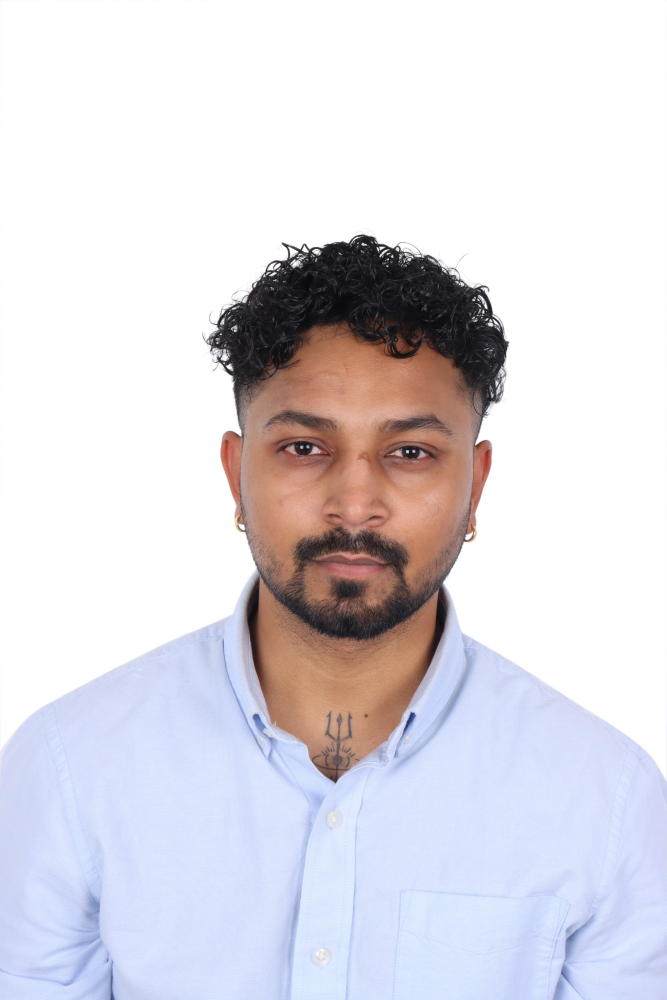
#> input picture site/assets-src/portrait-curly.jpg, 1333 x 2000 px (shown at 1/2 size)
$ python make-portrait.py
#> lines starting #> are read from the running program, lines starting #| are printed output that depends on the picture; after the words box and inside, x2 and y2 are one past the last pixel; in counts of white or black regions, pixels touching at a corner belong together
"""Turn the portrait into a sculpted particle relief. Run from site/:
  python3 scripts/make-portrait.py

Reads assets-src/portrait-curly.jpg, shot on plain white, and its depth mask. Levels the eyes, puts
the head on the centre line and frames head and shoulders for the hero. Every dot sits on the
surface the mask describes and keeps the direction that surface faces, so light can fall across
the face in the shader. Writes public/hero/portrait.bin (Uint16 u, v, z, luma per point, then Int8
nx, ny per point) and stills for Calm mode, no-JS and no-WebGL. The full photo never ships.
"""
from pathlib import Path

import numpy as np
from PIL import Image, ImageDraw, ImageFilter
from scipy import ndimage

ROOT = Path(__file__).resolve().parent.parent
SOURCE = 'assets-src/portrait-curly.jpg'
DEPTH = 'assets-src/portrait-depth.png'  # from scripts/make-depth.py
POINTS = 46000
RELIEF = 310  # px between the back of the head and the tip of the nose
CREASE = 44  # px of height the photo adds in the hair; the face gets none, it's structure only
FORM = 6  # px of blur on the depth mask: the planes of the head stay, the wrinkles go
DOME = 260  # px the surface rises from the outline to the middle of the head: a smooth round form, as Daniel's is
CHEST = 170  # px
DOME_REACH = 340  # px in from the outline that rise takes; past half the face's width, so there's no flat plate in front
EDGE_SOFT = 40  # px of blur on the distance to the outline, so the ears and hair don't step the form
FEATURES_DEPTH = 0.12  # the share of the mask's depth the face keeps: a trace of nose and brow. More and the eyes read as holes in a mask
EVEN = 1.0  # dots lie almost evenly; the face is told by its form and outline, not by a dot-for-dot photo
FEATURES = 0.3  # how much the photo's features still pull dots toward them
TILT_DEG = 2.14  # the eyes sit this far off level in the photo
EYES = (713, 899)  # midpoint of the pupils: the head's centre line
FRAME = (1600, 428, 1634)  # width, top and bottom in photo pixels, sized with .portrait in base.css
BACKDROP = 238  # a pixel whose darkest channel reaches this is the white wall
SHOULDER_REACH = 680  # half the shoulder width where they run off the screen
STILLS = {'portrait.webp': (1600, 0.9), 'portrait-1100.webp': (1100, 0.7), 'portrait-760.webp': (760, 0.55)}  # name: (width, dot radius)
INK = np.array((13, 12, 11))
PAPER = np.array((243, 238, 228))
CHIN_ROW = 790
HAIRLINE_ROW = 330


def framed(photo):
    width, top, bottom = FRAME
#> width = 1600; top = 428; bottom = 1634
    level = photo.rotate(TILT_DEG, Image.BICUBIC, center=EYES, fillcolor=(255, 255, 255))
    canvas = Image.new('RGB', (width, bottom - top), (255, 255, 255))
#> canvas: PIL image 1600x1206 RGB; every value is 255
    canvas.paste(level, (width // 2 - EYES[0], -top))
    return canvas


def silhouette(img):
    """Everything not joined to the white wall, which keeps each curl edge exact."""
    wall = Image.fromarray(((np.asarray(img).min(axis=2) >= BACKDROP) * 255).astype('uint8')).copy()  # fromarray is read-only, and floodfill would silently do nothing
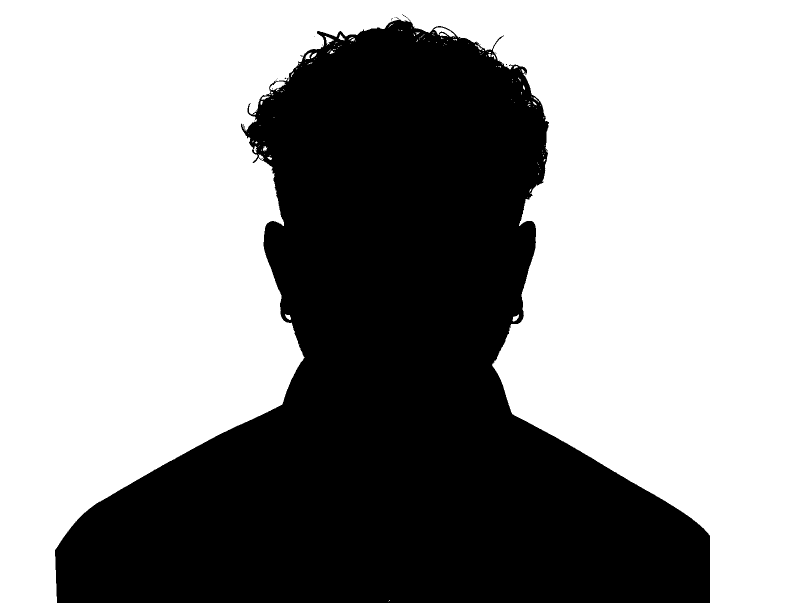
#> wall: PIL image 1600x1206 L (shown at 1/2 size); 59.8% white; 15 black regions (14 under 20 px), largest, box (x1, y1, x2, y2) and area: (110, 29, 1420, 1206) 774914
    ImageDraw.floodfill(wall, (0, 0), 128)
    ImageDraw.floodfill(wall, (wall.width - 1, 0), 128)
    return np.asarray(wall) != 128
#> returned value: shape (1206, 1600) bool; 40.3% white; 13 white regions (12 under 20 px), largest, box (x1, y1, x2, y2) and area: (110, 29, 1420, 1206) 777303


def round_shoulders(person):
    """The photo stops at the sleeves, off-centre. Run both shoulders down in the same soft curve."""
    h, w = person.shape
#> h = 1206; w = 1600
    out = person.copy()
    for side in (out, out[:, ::-1]):  # the second is a mirrored view, so writes land in out
        edge = w // 2 - SHOULDER_REACH
        first = side.argmax(axis=1)
        rows = np.where(side.any(axis=1) & (first <= edge + 70))[0]
        start = rows.min()
        for y in range(start, h):
            x = round(first[start] + (edge - first[start]) * ((y - start) / (h - start)) ** 0.6)
            side[y, :x] = False
            side[y, x:first[start] + 1] = True
#> this loop made 2 passes
#> (edge, start) on passes 1 to 2: (120, 1009), (120, 1060)
#> in main, `person = round_shoulders(original)`: person: shape (1206, 1600) bool; 40.3% white; 13 white regions (12 under 20 px), largest, box (x1, y1, x2, y2) and area: (120, 29, 1480, 1206) 778470
    return out


def framed_depth():
    """The depth mask, put through the same levelling and framing as the photo."""
    depth = np.asarray(Image.open(ROOT / DEPTH), float) / 65535
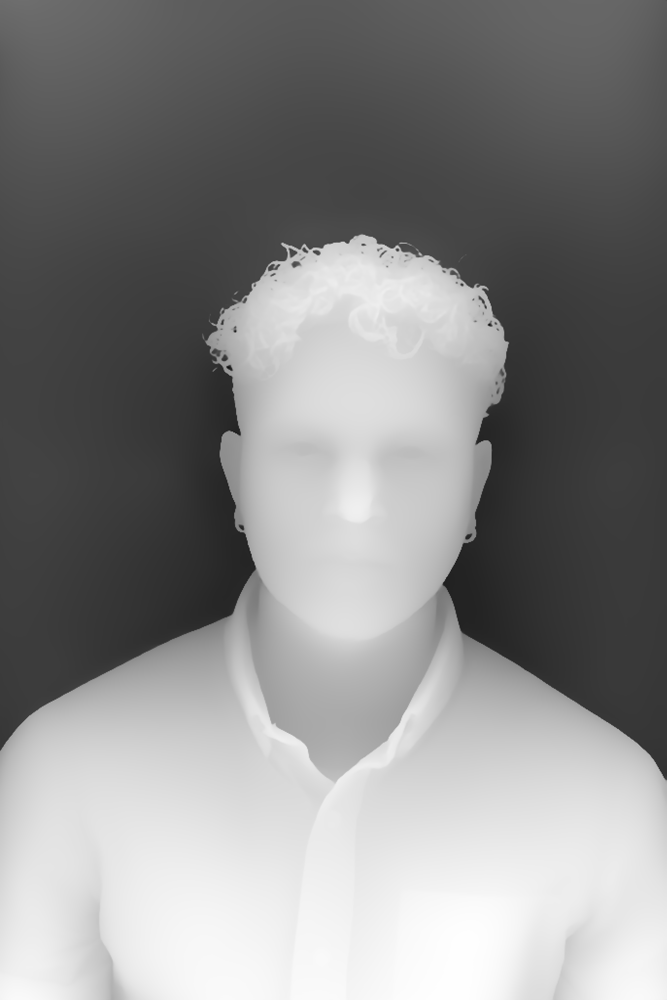
#> input picture site/assets-src/portrait-depth.png, 1333 x 2000 px (shown at 1/2 size)
    width, top, bottom = FRAME
    level = np.asarray(Image.fromarray(depth.astype('float32'), 'F').rotate(TILT_DEG, Image.BICUBIC, center=EYES))
#> level: shape (2000, 1333) float32
    canvas = np.zeros((bottom - top, width))
    left = width // 2 - EYES[0]
    rows = level[top:bottom]
    canvas[:rows.shape[0], left:left + rows.shape[1]] = rows
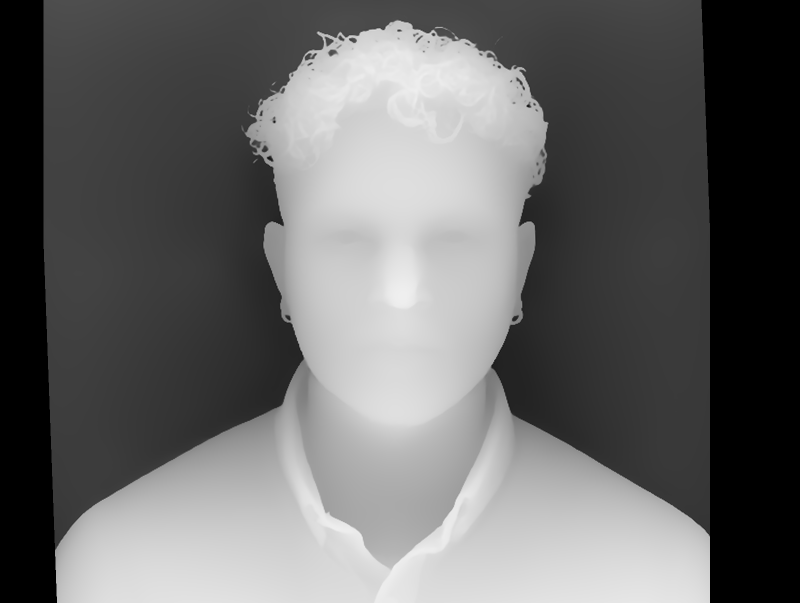
#> canvas: shape (1206, 1600) float64 (shown at 1/2 size); min 0, max 0.953, mean 0.408
    return canvas


def blur(values, radius):
    img = Image.fromarray((np.clip(values, 0, 1) * 255).astype('uint8'))
    return np.asarray(img.filter(ImageFilter.GaussianBlur(radius)), float) / 255


def density(img, person, original):
    grey = np.asarray(img.convert('L'), float) / 255
    filled = np.where(original, grey, grey[original].mean())
    # Local contrast finds the features and curls however bright the area is around them.
    detail = np.clip(0.5 + (filled - blur(filled, 34)) * 3.4, 0, 1)
    tone = np.clip(filled / 0.62, 0, 1)
    map_ = 0.1 + detail * 0.62 + tone * 0.28
    # The shirt is a big plain area, so it gets fewer dots and the head gets more.
    body = np.clip((np.arange(person.shape[0])[:, None] - 760) / 140, 0, 1)
    map_ = map_ * (1 - 0.5 * body)
    # A brighter rim keeps the outline crisp against the dark, as on a lit silhouette.
    inner = np.asarray(Image.fromarray((person * 255).astype('uint8')).filter(ImageFilter.MinFilter(5))) > 0
    map_ = np.where(person & ~inner, np.maximum(map_, 16), map_)
    map_ = np.where(person & ~original, np.median(map_[inner & original & (np.arange(person.shape[0])[:, None] > 1000)]), map_)
    return map_ * person


def scatter(map_, count, seed=7):
    """Random, not dithered: dust, with none of a dither's worm patterns."""
    rng = np.random.default_rng(seed)
    picks = rng.choice(map_.size, count, p=(map_ / map_.sum()).ravel())
    y, x = np.unravel_index(picks, map_.shape)
    return (x + rng.random(count)), (y + rng.random(count))


def lift(depth, person, grey):
    """Heights in pixels. A shallow rounded form taken from the outline, like a coin, with only a
    trace of the depth mask on top: deep features turn into a strange profile when the head turns."""
    rows = np.arange(person.shape[0])[:, None]
#> rows = 1206 values from 0 to 1205
    edge = ndimage.gaussian_filter(ndimage.distance_transform_edt(person), EDGE_SOFT)  # so the ears don't notch the form
    form = np.sqrt(1 - (1 - np.clip(edge / DOME_REACH, 0, 1)) ** 2) * DOME
    form += np.clip((rows - CHIN_ROW - 40) / 330, 0, 1) * CHEST  # the shoulders come forward of the head
    head = person & (rows < CHIN_ROW)
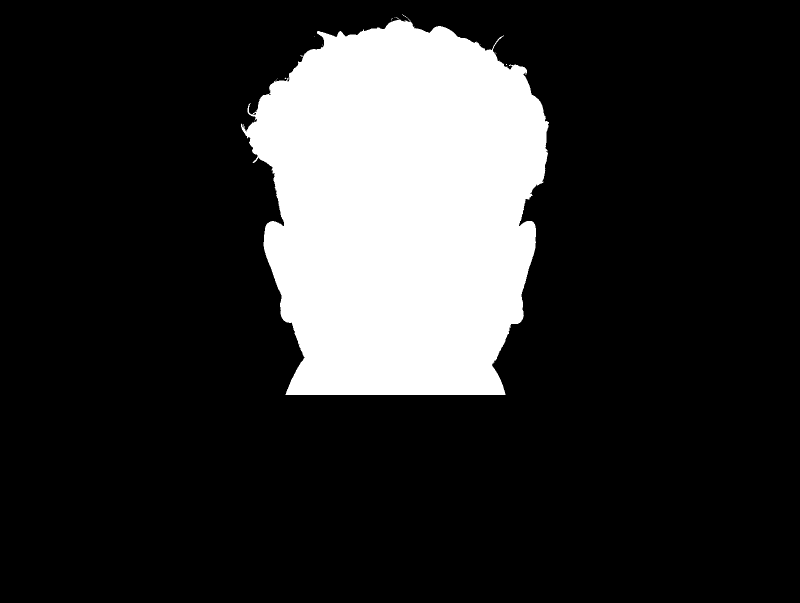
#> head: shape (1206, 1600) bool (shown at 1/2 size); 18.5% white; 13 white regions (12 under 20 px), largest, box (x1, y1, x2, y2) and area: (482, 29, 1098, 790) 356218
    low, high = np.percentile(depth[head], [3, 99.5])
#> low = 0.507; high = 0.926
    fine = ndimage.gaussian_filter(depth, FORM) - ndimage.gaussian_filter(depth, 70)
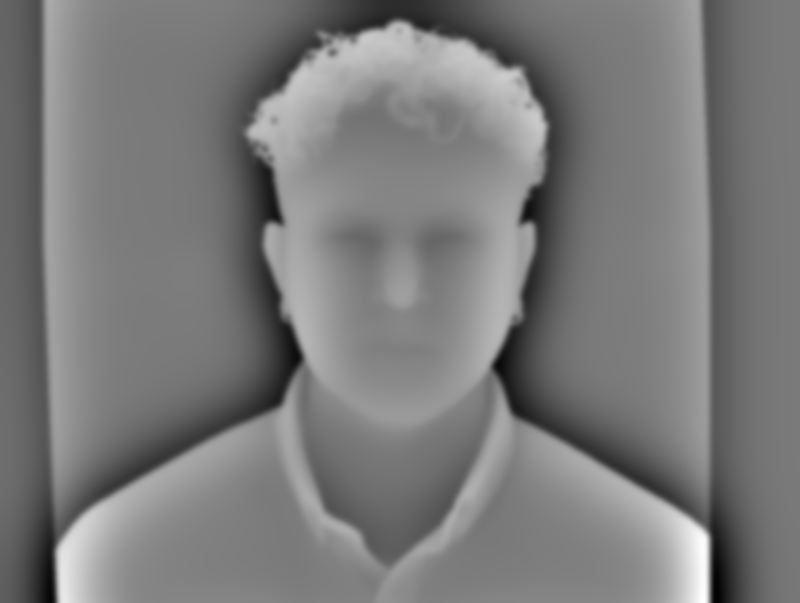
#> fine: shape (1206, 1600) float64 (shown at 1/2 size); min -0.346, max 0.372, mean 9.42e-17; drawn with min black and max white
    z = form + fine / (high - low) * RELIEF * FEATURES_DEPTH * np.clip((rows - HAIRLINE_ROW) / 90, 0, 1) * np.clip((CHIN_ROW + 50 - rows) / 60, 0, 1)
    # The curls the mask is too soft to hold come from the photo. Only the curls.
    hair = np.clip((HAIRLINE_ROW - rows) / 60, 0, 1)
#> hair = 1206 values, max 1 at index 0, min 0 at index 330, mean 0.249
    z += (grey - ndimage.gaussian_filter(grey, 11)) * CREASE * hair
    return ndimage.gaussian_filter(z, 2) - DOME * 0.6


def normals(z):
    dy, dx = np.gradient(ndimage.gaussian_filter(z, 3))
    length = np.sqrt(dx ** 2 + dy ** 2 + 1)
    return -dx / length, dy / length  # y flips: rows run down, the scene runs up


def main():
    img = framed(Image.open(ROOT / SOURCE).convert('RGB'))
    original = silhouette(img)
    person = round_shoulders(original)
    grey = np.asarray(img.convert('L'), float) / 255
    grey = np.where(original, grey, grey[original].mean())
    z = lift(framed_depth(), person, grey)
    nx, ny = normals(z)
    width, height = person.shape[1], person.shape[0]
#> width = 1600; height = 1206

    xs, ys = scatter(density(img, person, original) * FEATURES + EVEN * person, POINTS)
#> in density, `inner = np.asarray(Image.fromarray((person * 255).astype('uint8')).fil..`: inner: shape (1206, 1600) bool; 39.8% white; 2 white regions (1 under 20 px), largest, box (x1, y1, x2, y2) and area: (123, 42, 1477, 1206) 768789
#> in density, `map_ = np.where(person & ~inner, np.maximum(map_, 16), map_)`:
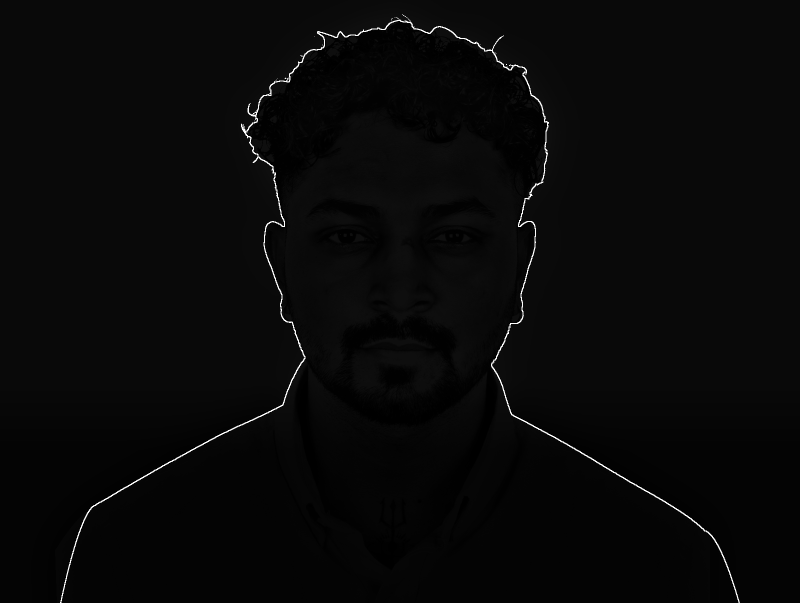
#> map_: shape (1206, 1600) float64 (shown at 1/2 size); min 0.0778, max 16, mean 0.639; drawn with min black and max white
    col, row = xs.astype(int).clip(0, width - 1), ys.astype(int).clip(0, height - 1)
    soft = ndimage.gaussian_filter(grey, 7)
    low, high = np.percentile(soft[original], [2, 98])
#> low = 0.091; high = 0.893
    luma = 0.3 + 0.4 * np.clip((soft[row, col] - low) / (high - low), 0, 1)  # a narrow range, so no one dot shouts
    luma *= 1 - 0.45 * np.clip((ys - CHIN_ROW) / 150, 0, 1)  # the face is the brightest thing, not the shirt

    position = np.column_stack([xs / width, ys / height, 0.5 + z[row, col] / width, luma])
    out = ROOT / 'public/hero'
    out.mkdir(parents=True, exist_ok=True)
    packed = (np.clip(position, 0, 1) * 65535).astype('<u2').tobytes() + (np.column_stack([nx[row, col], ny[row, col]]) * 127).astype('i1').tobytes()
    (out / 'portrait.bin').write_bytes(packed)

    shades = (INK + (PAPER - INK) * (0.25 + 0.75 * luma[:, None])).astype(int)
    for name, (still_width, radius) in STILLS.items():
        size = (still_width, round(still_width * height / width))
        still = Image.new('RGB', size, tuple(int(c) for c in INK))
        draw = ImageDraw.Draw(still)
        for x, y, shade in zip(xs / width, ys / height, shades):
            cx, cy = x * size[0], y * size[1]
            draw.ellipse([cx - radius, cy - radius, cx + radius, cy + radius], fill=tuple(int(c) for c in shade))
        still.save(out / name, quality=55, method=6)
        print(f'{name} {(out / name).stat().st_size // 1024}KB')
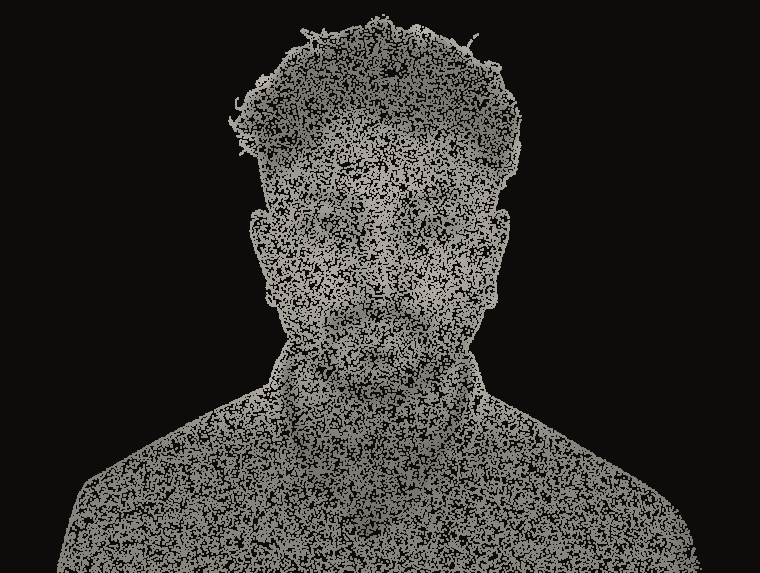
#> still: PIL image 760x573 RGB; mean R, G, B 48.2, 46.6, 44.2
    print(f'{POINTS} points, bin {(out / "portrait.bin").stat().st_size // 1024}KB, frame {img.size}, z px {z[person].min():.0f} to {z[person].max():.0f}')
#| 46000 points, bin 449KB, frame (1600, 1206), z px -122 to 274


if __name__ == '__main__':
    main()
